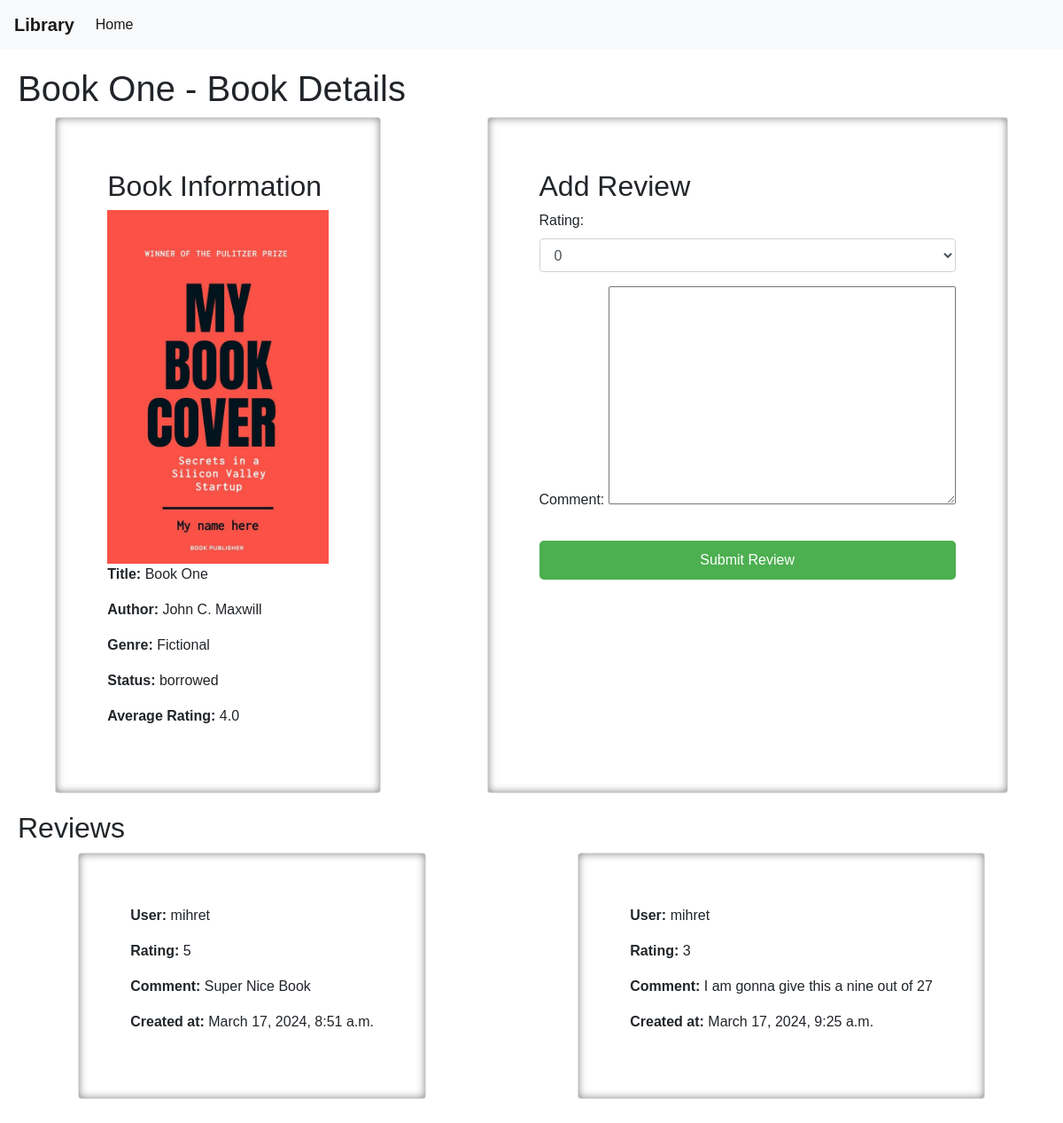
The page /reviews/book_detail/Book One/ (signed in) on the database its author committed.
### bookmanagement/models.py (models this page shows, shortened)
class Book(models.Model):
    title = models.CharField(max_length=100)
    author = models.CharField(max_length=100)
    genre = models.CharField(max_length=50)
    book_file=models.FileField(upload_to='books_pdfs', default= "")
    book_cover=models.ImageField(upload_to='library_manage/books_image', default = "")
    ratings=models.DecimalField(max_digits=3, decimal_places=1, default = 2)
    status_choices = [
        ('available', 'Available'),
        ('borrowed', 'Borrowed'),
    ]
    status = models.CharField(max_length=20, choices=status_choices, default='Available')

### reviewsmanagement/models.py (models this page shows, shortened)
class Review(models.Model):
    user = models.ForeignKey(User, on_delete=models.CASCADE)
    book = models.ForeignKey(Book, on_delete=models.CASCADE)
    rating = models.IntegerField()
    comment = models.TextField()
    created_at = models.DateTimeField(auto_now_add=True)

### account/models.py (models this page shows)
class User(AbstractUser):
    is_admin=models.BooleanField('Is admin', default=False)
    is_student=models.BooleanField('Is student', default=False)
    is_super_admin=models.BooleanField('Is super admin', default=False)
    email=models.EmailField(unique=True)
    username=models.CharField(max_length=150, unique=True)
    books_borrowed=models.PositiveIntegerField(null=True, default = 0)
    is_banned=models.BooleanField(default=False, null=True)
    EMAIL_FIELD = 'email'
    USERNAME_FIELD = 'username'
    REQUIRED_FIELDS = ['email']

### reviewsmanagement/views.py (the view)
# urls.py: path('book_detail/<str:book_title>/', views.book_detail, name='book_detail'),
@login_required(login_url='login')
def book_detail(request, book_title):
    book = get_object_or_404(Book, title=book_title)
    reviews = Review.objects.filter(book=book)
    average_rating = reviews.aggregate(Avg('rating'))['rating__avg']
    overall_average_rating = Review.objects.filter(book=book).aggregate(Avg('rating'))['rating__avg']
    if request.method == 'POST':
        form = ReviewForm(request.POST)
        if form.is_valid():
            review = form.save(commit=False)
            review.user = request.user
            review.book = book
            review.save()
            return redirect('reviewsmanagement:book_detail', book_title=book_title)
    else:
        form = ReviewForm()
    return render(request, 'reviewsmanagement/book_detail.html', {
        'book': book,
        'reviews': reviews,
        'average_rating': average_rating,
        'overall_average_rating': overall_average_rating,
        'form': form
    })

### reviewsmanagement/forms.py
class ReviewForm(forms.ModelForm):
    RATING_CHOICES = [
        (0, '0'),
        (1, '1'),
        (2, '2'),
        (3, '3'),
        (4, '4'),
        (5, '5')
    ]
    rating = forms.ChoiceField(
        label='Rating',
        choices=RATING_CHOICES,
        widget=forms.Select(attrs={'class': 'form-control'})
    )
    class Meta:
        model = Review
        fields = ['rating', 'comment']

### library_manage/reviewsmanagement/templates/reviewsmanagement/book_detail.html (shortened to what this page needs)
<!DOCTYPE html>
<html lang="en">
<head>
    <link rel="stylesheet" href="https://cdn.jsdelivr.net/npm/bootstrap@4.3.1/dist/css/bootstrap.min.css">
</head>
<body>
    <nav class="navbar navbar-expand-lg navbar-light bg-light">
        <a class="navbar-brand" href="#"><strong>Library</strong></a>
        <div class="collapse navbar-collapse" id="navbarSupportedContent">
          <ul class="navbar-nav mr-auto">
            <li class="nav-item active">
              <a class="nav-link" href="/home">Home </a>
            </li>
              </div>
          </nav>
    <div class="container">
        <h1>{{ book.title }} - Book Details</h1>
        <div class="main">
        <div class=" card book-info">
            <h2>Book Information</h2>
            <img src="/media/{{ book.book_cover }}" alt="{{ book.title }} Cover" width="250" height="250">
            <p><strong>Title:</strong> {{ book.title }}</p>
            <p><strong>Author:</strong> {{ book.author }}</p>
            <p><strong>Genre:</strong> {{ book.genre }}</p>
            <p><strong>Status:</strong> {{ book.status }}</p>
            <p><strong>Average Rating:</strong>  {{ overall_average_rating }}</p>
        </div>
        <div class="add-review card">
            <h2>Add Review</h2>
            <form action="{% url 'reviewsmanagement:book_detail' book.title %}" method="post">
                {{ form.as_p }}
                <input type="submit" value="Submit Review">
            </form>
        </div>
    </div>
        <div class="reviews">
            <h2>Reviews</h2>
            {% if reviews %}
            <div class="main">
                    {% for review in reviews %}
                            <div class="card">
                            <p><strong>User:</strong> {{ review.user.username }}</p>
                            <p><strong>Rating:</strong> {{ review.rating }}</p>
                            <p><strong>Comment:</strong> {{ review.comment }}</p>
                            <p><strong>Created at:</strong> {{ review.created_at }}</p>
                       </div>
                    {% endfor %}
            </div>
            {% else %}
                <p>No reviews yet.</p>
            {% endif %}
    </div>
    </div>
</body>
</html>

### library_manage/reviewsmanagement/templates/reviewsmanagement/book_detail.html (style rules this page uses)
body { font-family: Arial, sans-serif; margin: 0; padding: 0; }
.container { max-width: 1200px; margin: 0 auto; padding: 20px; }
.book-info, .reviews, .add-review { margin-bottom: 20px; }
.book-info img { max-width: 250px; height: auto; }
.add-review form { display: flex; flex-direction: column; }
.add-review form input[type="submit"] { margin-top: 10px; padding: 10px 20px; border: none; border-radius: 5px; background-color: #4CAF50; color: white; cursor: pointer; transition: background-color 0.3s ease; }
.card { box-shadow: inset 0 0 10px rgba(0, 0, 0, 0.5); padding: 5%; }
.main { display: flex; justify-content: space-around; flex-direction: row; gap : 3%; }

### rows shown on the page
Book: title "Book One", book_cover (picture), author "John C. Maxwill", genre "Fictional", status "borrowed"
Review: user.username "mihret", rating "5", comment "Super Nice Book", created_at "March 17, 2024, 8:51 a.m."
Review: user.username "mihret", rating "3", comment "I am gonna give this a nine out of 27", created_at "March 17, 2024, 9:25 a.m."

### other values the page prints
{{ overall_average_rating }} "4.0"
